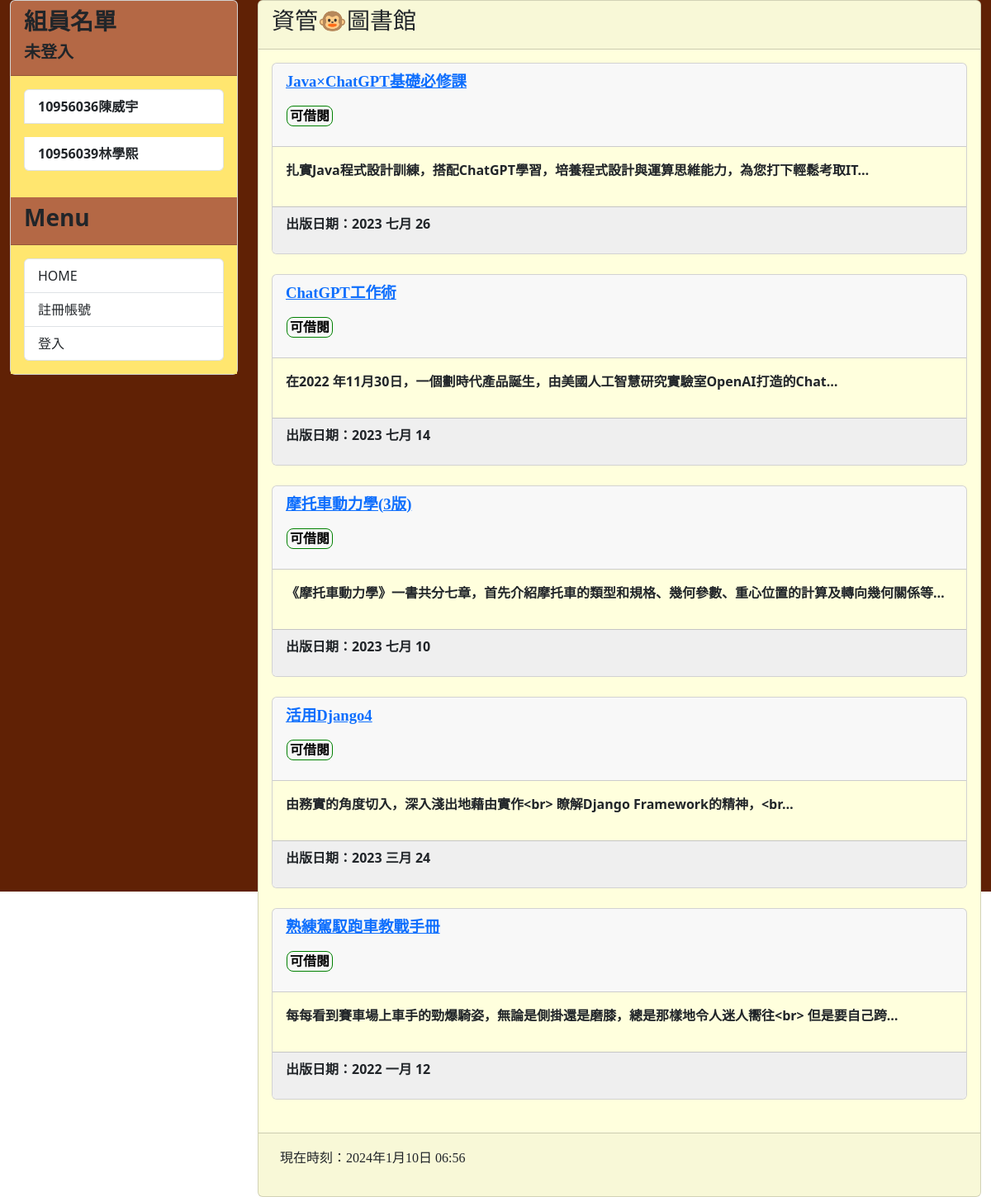
Before: / with the older database file.
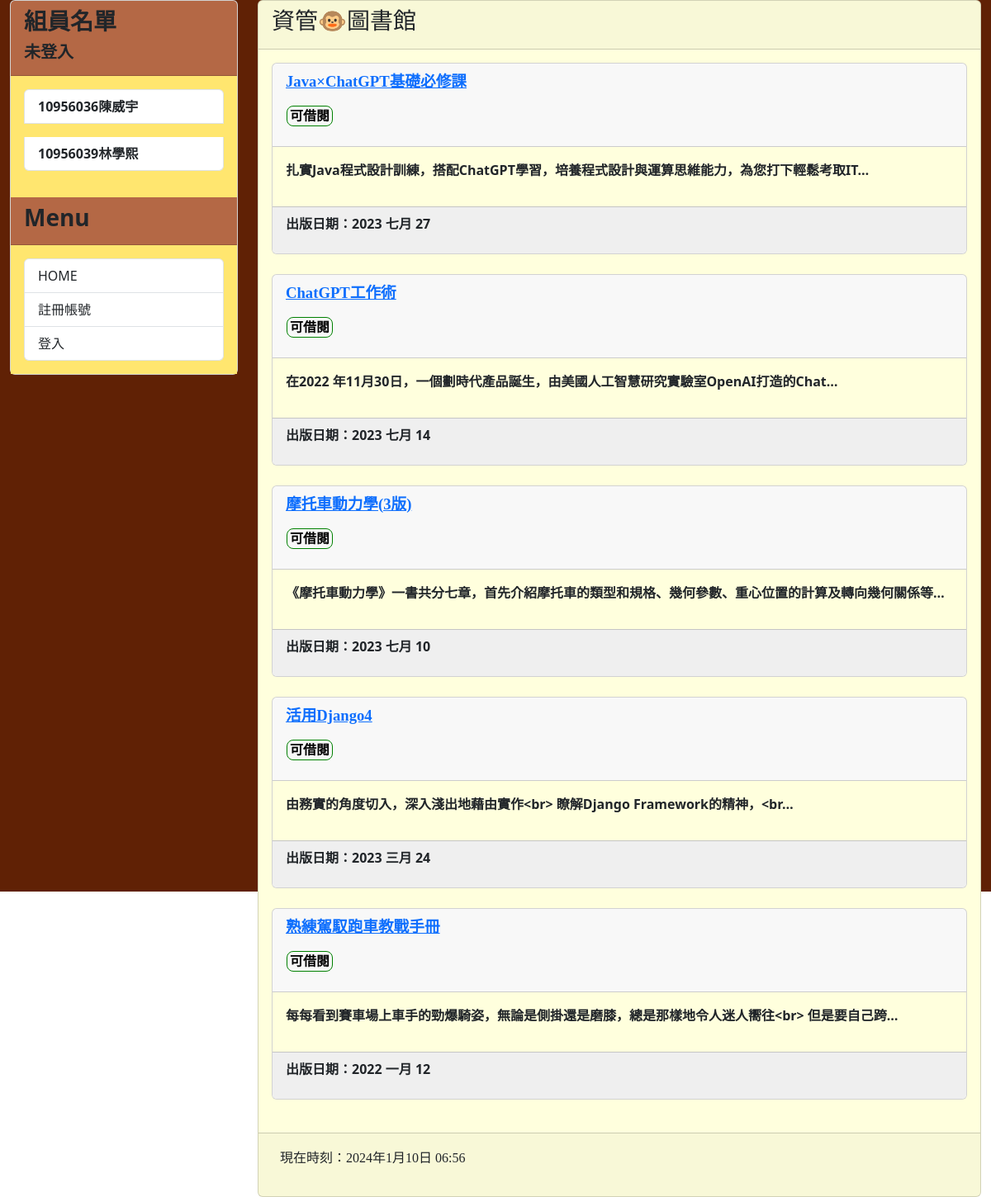
After: the same page with the newer database file.
### mysite/models.py (models this page shows, shortened)
class Book(models.Model):
    image = models.CharField(max_length=500)
    title = models.CharField(max_length=200)
    slug = models.CharField(max_length=200)
    chap = models.CharField(max_length=2000)
    author = models.CharField(max_length=100)
    body = models.TextField(null=False, blank=True)
    pub_date = models.DateField()
    status = models.BooleanField(("外借中"), default=False)
    @property
    def formatted_status(self):
        if self.status:
            return '<span style="color: black; border: 1px solid green;padding: 3px; border-radius: 8px;">可借閱</span>'
        else:
            return '<span style="color: black; border: 1px solid red; padding: 3px; border-radius: 8px;">外借中</span>'
    formatted_status.fget.short_description = "外借狀態"
    class Meta:
        ordering = ('-pub_date', )

### mysite/views.py (the view)
# urls.py: path('', mv.homepage, name="homepage"),
def homepage(request):
    posts = Book.objects.all()
    now = datetime.now()
    user_name = None
    if request.user.is_authenticated:
        user_name = request.user.username
    return render (request, 'index.html', locals())

### mysite/templates/index.html (shortened to what this page needs)
{% extends 'base.html' %}
{% block headmessage %}
    <h3 style='font-family: 微軟正黑體;'>資管🐵圖書館</h3>
{% endblock %}
{% block content %}
    {% for book in posts %}
        <div class='card'>
            <div class='card-header'>
                <p style='font-family: 微軟正黑體; font-size: 14pt; font-weight: bold;'>
                    <a href='{% url "showpost" slug=book.slug %}'>{{ book.title }}</a>
                </p>
                <p style="font-family: 微軟正黑體; font-size: 12pt; font-weight: bold; color: #FFF4C1; margin-left: 1px;">
                    {{book.formatted_status|safe}}
                </p>
            </div>
            <div class='card-body' style='background-color: #ffffdd;'>
                <p>{{ book.body | truncatechars:50 }}</p>
            </div>
            <div class='card-footer' style='background-color: #efefef;'>
                <p>出版日期：{{ book.pub_date | date:"Y M d"}}</p>
            </div>
        </div>
        <br>
    {% endfor %}
{% endblock %}

### templates/base.html (shortened to what this page needs)
<!DOCTYPE html>
<head>
    <link href="https://cdn.jsdelivr.net/npm/bootstrap@5.3.2/dist/css/bootstrap.min.css" rel="stylesheet">
</head>
<body>
    <div class="container-fluid" style="background-color: #602105; height: 1080px;;">
        <div class="row">
            <div class="col-sm-3 col-md-3">
                <div class="card">
                    <div class="card-header" style="background-color: #B46845;">
                        <h3 style="font-weight: bold;">組員名單</h3>
                        {% if user.is_authenticated %}
                        <h5 style="font-weight: bold;">歡迎：{{ user_name }}</h5>
                        {% else %}
                        <h5 style="font-weight: bold;">未登入</h5>
                        {% endif %}
                    </div>
                    <div class="card-body" style="background-color: #FFE66F;">
                        <div class="list-group">
                            <p style="font-weight: bold;" class="list-group-item">10956036陳威宇</p>
                            <p style="font-weight: bold;" class="list-group-item">10956039林學熙</p>
                        </div>
                    </div>
                    <div class="card-header" style="background-color: #B46845;">
                        <h3 style="font-weight: bold;">Menu</h3>
                    </div>
                    <div class="card-body" style="background-color: #FFE66F;">
                        <div class="list-group">
                            <a href="/" class="list-group-item">HOME</a>
                            {% if not user.is_authenticated %}
                                <a href="register/" class="list-group-item">註冊帳號</a>
                                <a href="{% url 'login' %}" class="list-group-item">登入</a>
                        {% endif %}
                        </div>
                    </div>
                </div>
            </div>
            <div class="col-sm-9 col-md-9">
                <div class="card" style="background-color: #ffd;">
                    <div class="card-header">
                        {% block headmessage %}
                        {% endblock %}
                    </div>
                    <div class="card-body" style="font-weight: bold;">
                        {% block content %}
                        {% endblock %}
                    </div>
                    <div class="card-footer">
                        {% include 'footer.html' %}
                    </div>
                </div>
            </div>
        </div>
    </div>
</body>
</html>

### templates/footer.html
{% block footer %}
    <div style="font-family: 微軟正黑體; padding: 10px;">
        {% if now %}
            <p>現在時刻：{{ now }}</p>
        {% else %}
            <p>本文內容取自網路，如有侵權請來信通知下架...</p>
        {% endif %}
    </div>
{% endblock %}

Changed rows visible on the page:
changed Book "Java×ChatGPT基礎必修課": pub_date "2023 七月 26" → "2023 七月 27"
